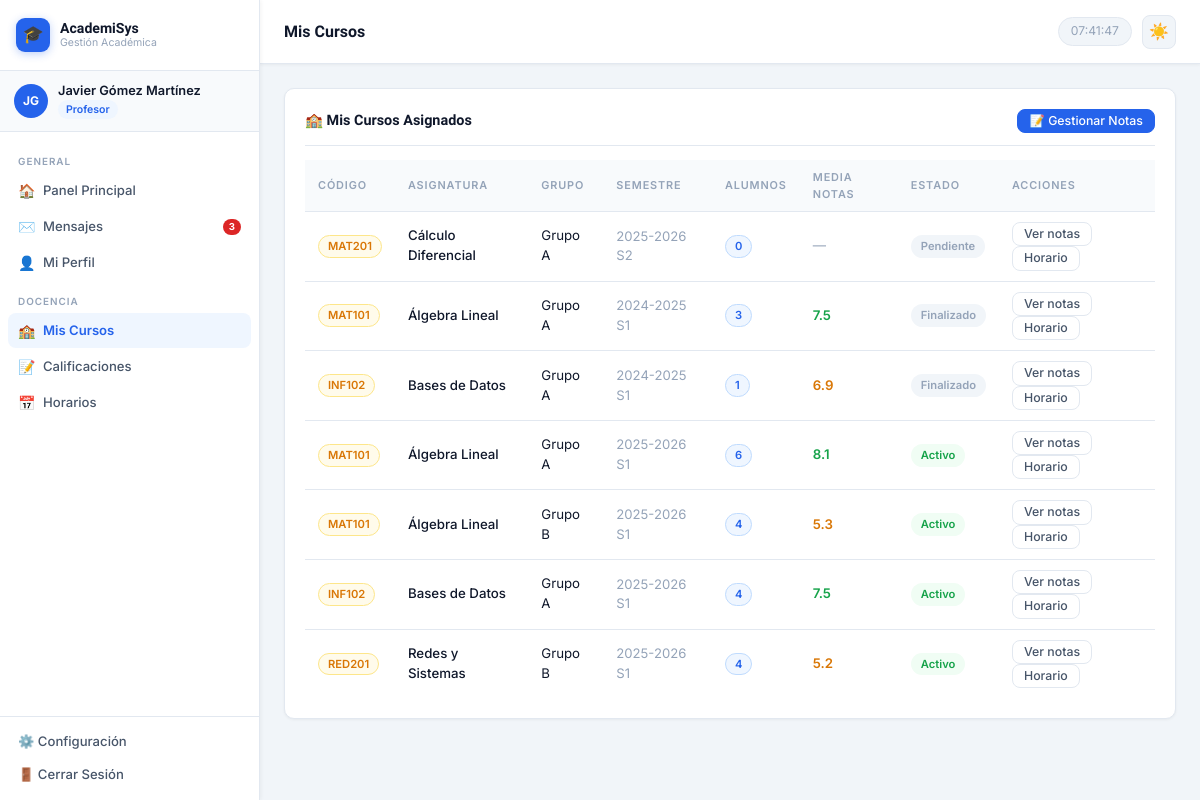
/profesor/mis_cursos.php (signed in), run on the app's committed database.
### tables this page shows
CREATE TABLE `cursos` (
  `id` INT AUTO_INCREMENT PRIMARY KEY,
  `asignatura_id` INT NOT NULL,
  `profesor_id` INT,
  `nombre_grupo` VARCHAR(50),
  `semestre` VARCHAR(20),
  `anio` YEAR DEFAULT 2026,
  `estado` ENUM('Activo','Finalizado','Pendiente') DEFAULT 'Activo',
  `max_alumnos` INT DEFAULT 30,
  FOREIGN KEY (`asignatura_id`) REFERENCES `asignaturas`(`id`),
  FOREIGN KEY (`profesor_id`) REFERENCES `usuarios`(`id`)
);

CREATE TABLE `asignaturas` (
  `id` INT AUTO_INCREMENT PRIMARY KEY,
  `codigo` VARCHAR(20) UNIQUE,
  `nombre` VARCHAR(100) NOT NULL,
  `descripcion` TEXT,
  `creditos` INT DEFAULT 6,
  `departamento_id` INT,
  `nivel` ENUM('Básico','Intermedio','Avanzado') DEFAULT 'Básico',
  `horas_semanales` TINYINT DEFAULT 4,
  FOREIGN KEY (`departamento_id`) REFERENCES `departamentos`(`id`)
);

### incluye/autenticacion.php (called while the page is built, shortened)
<?php
function getUsuarioId()
{
    return $_SESSION['usuario_id'] ?? null;
}
?>

### profesor/mis_cursos.php (the view, shortened to what this page needs)
<?php
require_once '../incluye/autenticacion.php';
require_once '../incluye/bd.php';
$userId = getUsuarioId();
$cursos = $conn->query("
    SELECT c.id, a.nombre AS asignatura, a.codigo, c.nombre_grupo, c.semestre, c.estado,
           COUNT(m.id) AS total_alumnos,
           AVG(m.nota_final) AS media
    FROM cursos c
    JOIN asignaturas a ON c.asignatura_id = a.id
    LEFT JOIN matriculas m ON m.curso_id = c.id
    WHERE c.profesor_id = $userId
    GROUP BY c.id ORDER BY c.estado DESC, a.nombre
");
require_once '../incluye/cabecera.php';
function notaClass($n)
{
  if ($n === null)
    return '<span style="color:var(--muted)">—</span>';
  if ($n >= 7)
    return "<span class='nota-alta'>" . number_format($n, 1) . "</span>";
  if ($n >= 5)
    return "<span class='nota-media'>" . number_format($n, 1) . "</span>";
  return "<span class='nota-baja'>" . number_format($n, 1) . "</span>";
}
?>
<div class="tarjeta">
  <div class="tarjeta-titulo" style="justify-content:space-between">
    🏫 Mis Cursos Asignados
    <a href="<?= $base ?>/profesor/calificaciones.php" class="btn btn-primario btn-sm">📝 Gestionar Notas</a>
  </div>
  <div class="tabla-contenedor">
    <table>
      <thead>
        <tr>
          <th>Código</th>
          <th>Asignatura</th>
          <th>Grupo</th>
          <th>Semestre</th>
          <th>Alumnos</th>
          <th>Media notas</th>
          <th>Estado</th>
          <th>Acciones</th>
        </tr>
      </thead>
      <tbody>
        <?php while ($c = $cursos->fetch_assoc()): ?>
          <tr>
            <td><span class="etiqueta etiqueta-amarilla"><?= htmlspecialchars($c['codigo']) ?></span></td>
            <td style="font-weight:500"><?= htmlspecialchars($c['asignatura']) ?></td>
            <td><?= htmlspecialchars($c['nombre_grupo']) ?></td>
            <td style="color:var(--muted);font-size:.82rem"><?= htmlspecialchars($c['semestre']) ?></td>
            <td><span class="etiqueta etiqueta-azul"><?= $c['total_alumnos'] ?></span></td>
            <td><?= notaClass($c['media']) ?></td>
            <td><span
                class="badge <?= $c['estado'] == 'Activo' ? 'etiqueta-verde' : 'etiqueta-gris' ?>"><?= $c['estado'] ?></span>
            </td>
            <td>
              <a href="<?= $base ?>/profesor/calificaciones.php?curso_id=<?= $c['id'] ?>" class="btn btn-borde btn-sm">Ver
                notas</a>
              <a href="<?= $base ?>/profesor/horarios.php?curso_id=<?= $c['id'] ?>"
                class="btn btn-borde btn-sm">Horario</a>
            </td>
          </tr>
        <?php endwhile; ?>
      </tbody>
    </table>
  </div>
</div>
<?php require_once '../incluye/pie.php'; ?>

### estilos/global.css (style rules this page uses)
*, *::before, *::after { box-sizing: border-box; margin: 0; padding: 0; }
:root { --azul: #2563eb; --azul-h: #1d4ed8; --azul-s: #eff6ff; --azul-b: #bfdbfe; --bg: #f1f5f9; --surface: #ffffff; --borde: #e2e8f0; --texto: #0f172a; --texto2: #475569; --texto3: #94a3b8; --verde: #16a34a; --verde-s: #f0fdf4; --verde-b: #bbf7d0; --rojo: #dc2626; --rojo-s: #fef2f2; --rojo-b: #fecaca; --naranja: #d97706; --naranja-s: #fffbeb; --naranja-b: #fde68a; --morado: #7c3aed; --morado-s: #f5f3ff; --morado-b: #ddd6fe; --sw: 260px; --accent: #2563eb; --accent2: #7c3aed; --success: #16a34a; --danger: #dc2626; --warning: #d97706; --gold: #d97706; --muted: #94a3b8; --panel: #ffffff; --card: #ffffff; --border: #e2e8f0; --text: #0f172a; --card-bg: #ffffff; --sidebar-bg: #ffffff; --topbar-bg: #ffffff; --card-bg: #ffffff; --sombra-sm: 0 1px 3px rgba(0,0,0,.06); --sombra-md: 0 4px 16px rgba(0,0,0,.08); --radio: 10px; --topbar-h: 64px; --sidebar-w: 260px; --azul-suave: #eff6ff; --azul-borde: #bfdbfe; --verde-bg: #f0fdf4; --verde-borde: #bbf7d0; --rojo-bg: #fef2f2; --rojo-borde: #fecaca; --naranja-bg: #fffbeb; --naranja-borde: #fde68a; --morado-bg: #f5f3ff; --morado-borde: #ddd6fe; }
html { overflow-x: hidden; }
body { font-family: 'Inter', sans-serif; background: #f1f5f9; color: #0f172a; font-size: 14px; line-height: 1.5; min-height: 100vh; display: flex; overflow-x: hidden; width: 100%; }
.tarjeta { background: #ffffff; border: 1px solid #e2e8f0; border-radius: 10px; padding: 20px; box-shadow: 0 1px 3px rgba(0,0,0,.05); }
.tarjeta-titulo { font-family: 'Sora', sans-serif; font-size: .9rem; font-weight: 700; color: #0f172a; margin-bottom: 14px; padding-bottom: 12px; border-bottom: 1px solid #e2e8f0; display: flex; align-items: center; justify-content: space-between; gap: 8px; }
.tabla-contenedor { overflow-x: auto; -webkit-overflow-scrolling: touch; width: 100%; }
table { width: 100%; border-collapse: collapse; font-size: .83rem; }
thead th { text-align: left; font-size: .68rem; font-weight: 600; text-transform: uppercase; letter-spacing: .08em; color: #94a3b8; padding: 9px 13px; background: #f8fafc; border-bottom: 1px solid #e2e8f0; }
tbody td { padding: 10px 13px; border-bottom: 1px solid #e2e8f0; color: #0f172a; vertical-align: middle; }
tbody tr:last-child td { border-bottom: none; }
.etiqueta { display: inline-flex; align-items: center; gap: 3px; padding: 2px 9px; border-radius: 20px; font-size: .7rem; font-weight: 600; white-space: nowrap; border: 1px solid; }
.etiqueta-verde { background: #f0fdf4; color: #16a34a; border-color: #bbf7d0; }
.etiqueta-azul { background: #eff6ff; color: #2563eb; border-color: #bfdbfe; }
.etiqueta-amarilla { background: #fffbeb; color: #d97706; border-color: #fde68a; }
.etiqueta-gris { background: #f1f5f9; color: #94a3b8; border-color: #e2e8f0; }
.btn { display: inline-flex; align-items: center; gap: 6px; padding: 8px 14px; border-radius: 8px; font-family: 'Inter', sans-serif; font-size: .82rem; font-weight: 500; cursor: pointer; border: 1px solid transparent; text-decoration: none; white-space: nowrap; line-height: 1; transition: background .13s, box-shadow .13s; }
.btn-primario { background: #2563eb; color: #fff; border-color: #2563eb; }
.btn-borde { background: #fff; color: #475569; border-color: #e2e8f0; }
.btn-sm { padding: 5px 11px; font-size: .77rem; }
.nota-alta { color: #16a34a; font-weight: 600; }
.nota-media { color: #d97706; font-weight: 600; }
.badge { display: inline-flex; align-items: center; padding: 2px 9px; border-radius: 20px; font-size: .7rem; font-weight: 600; white-space: nowrap; border: 1px solid transparent; }
.tarjeta-titulo { flex-wrap: wrap; gap: 10px; }

### data on the page
cursos: asignatura.codigo "MAT201", asignatura.nombre "Cálculo Diferencial", nombre_grupo "Grupo A", semestre "2025-2026 S2", total_alumnos "0", estado "Pendiente"
cursos: asignatura.codigo "MAT101", asignatura.nombre "Álgebra Lineal", nombre_grupo "Grupo A", semestre "2024-2025 S1", total_alumnos "3", n "7.5", estado "Finalizado"
cursos: asignatura.codigo "INF102", asignatura.nombre "Bases de Datos", nombre_grupo "Grupo A", semestre "2024-2025 S1", total_alumnos "1", n "6.9", estado "Finalizado"
cursos: asignatura.codigo "MAT101", asignatura.nombre "Álgebra Lineal", nombre_grupo "Grupo A", semestre "2025-2026 S1", total_alumnos "6", n "8.1", estado "Activo"
cursos: asignatura.codigo "MAT101", asignatura.nombre "Álgebra Lineal", nombre_grupo "Grupo B", semestre "2025-2026 S1", total_alumnos "4", n "5.3", estado "Activo"
cursos: asignatura.codigo "INF102", asignatura.nombre "Bases de Datos", nombre_grupo "Grupo A", semestre "2025-2026 S1", total_alumnos "4", n "7.5", estado "Activo"
cursos: asignatura.codigo "RED201", asignatura.nombre "Redes y Sistemas", nombre_grupo "Grupo B", semestre "2025-2026 S1", total_alumnos "4", n "5.2", estado "Activo"

### other printed values
$iniciales "JG"
$nombre "Javier Gómez Martínez"
$rolNombre "Profesor"
$sinLeer "3"
$tituloPagina "Mis Cursos"
